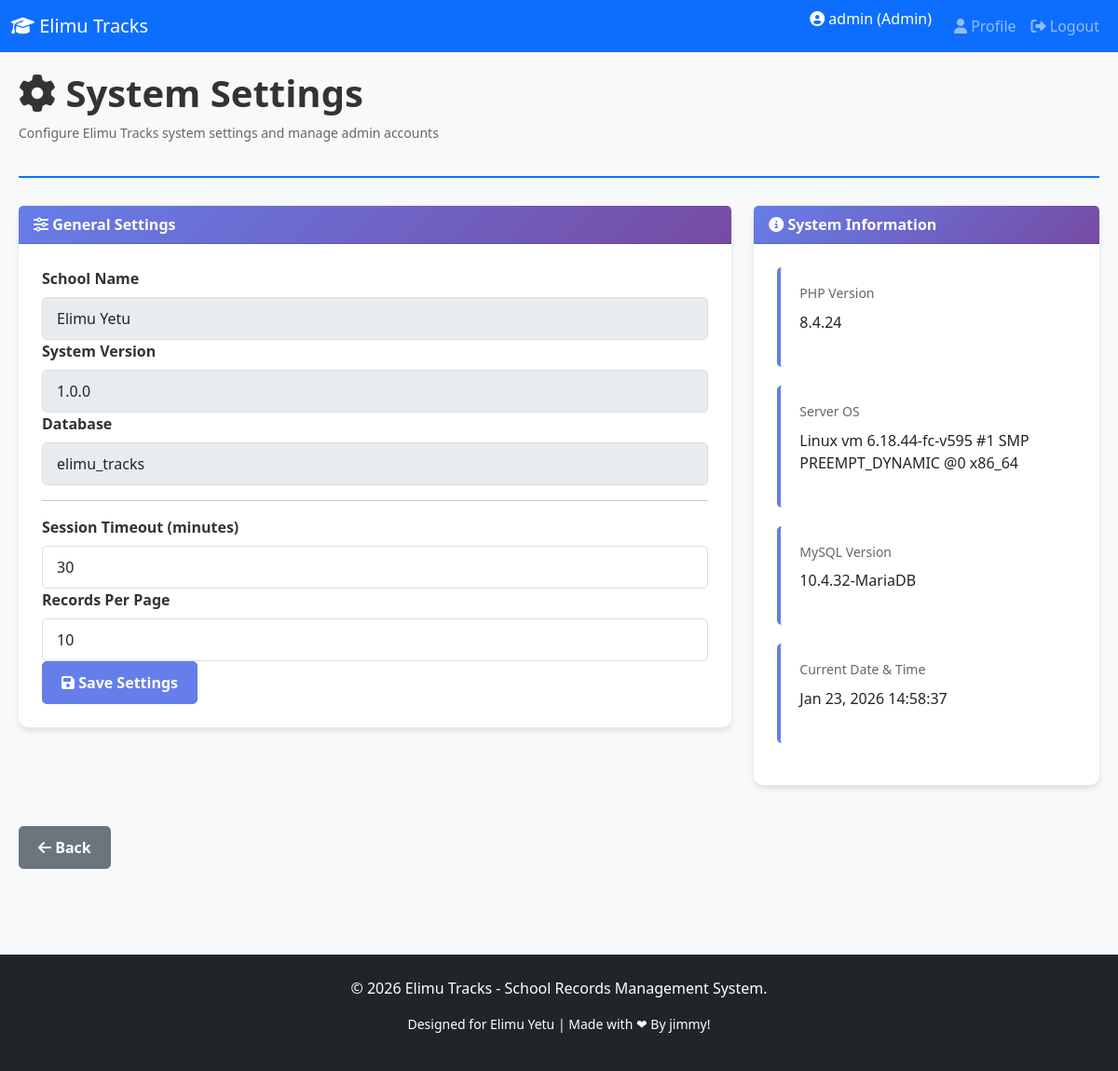
The app's page /admin/settings.php (signed in), older data.
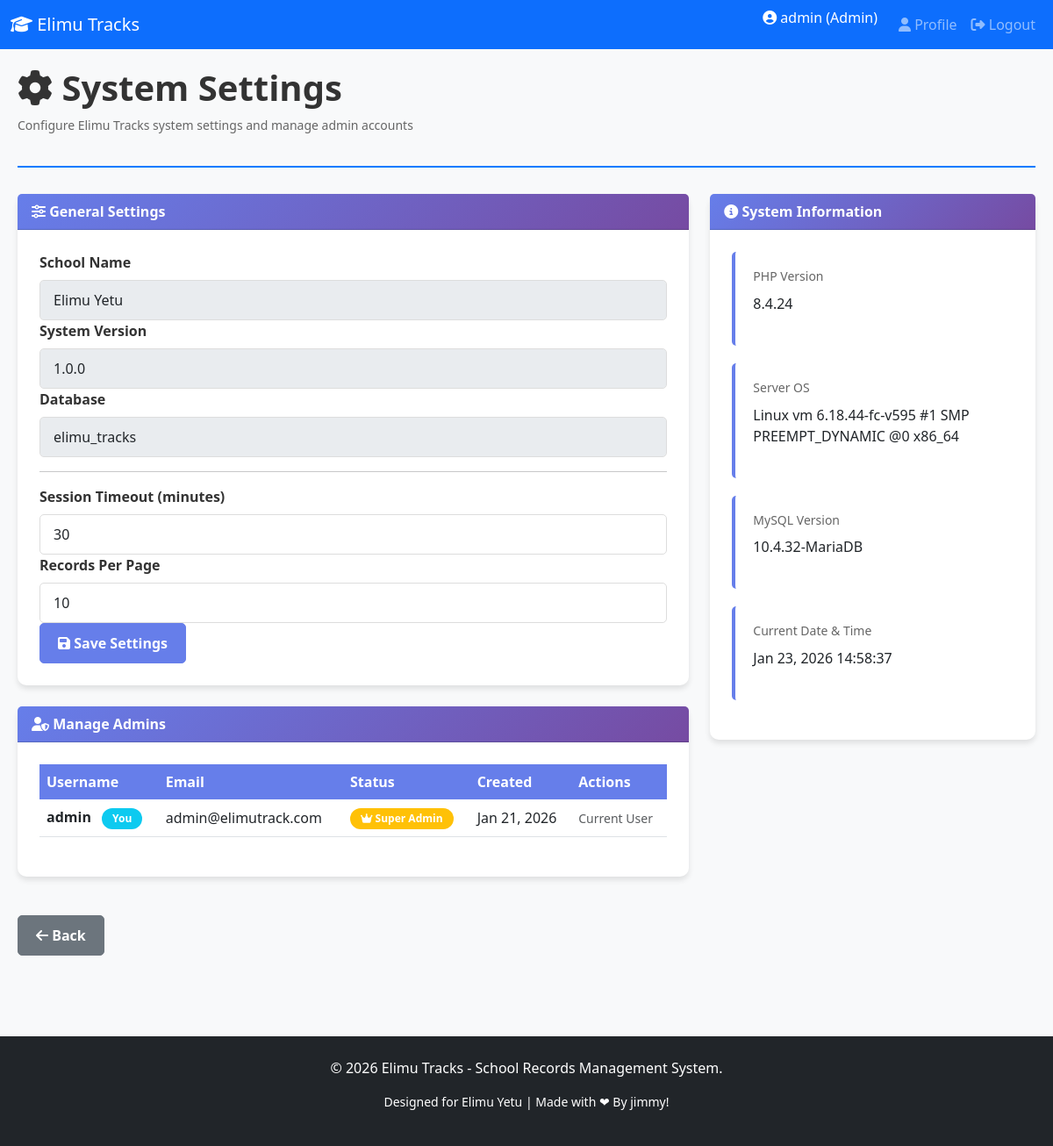
The same page, newer data.
### tables this page shows
CREATE TABLE `users` (
  `id` int(11) NOT NULL,
  `username` varchar(50) NOT NULL,
  `email` varchar(100) NOT NULL,
  `password` varchar(255) NOT NULL,
  `role` enum('admin','teacher','kitchen') NOT NULL DEFAULT 'teacher',
  `department_id` int(11) DEFAULT NULL,
  `is_super_admin` tinyint(1) NOT NULL DEFAULT 0,
  `created_at` timestamp NOT NULL DEFAULT current_timestamp()
);

### includes/auth.php (called while the page is built, shortened)
<?php
function isSuperAdmin() {
    return isset($_SESSION['is_super_admin']) && $_SESSION['is_super_admin'] == 1;
}
?>

### admin/settings.php (the view, shortened to what the changed rows need)
<?php
require_once(__DIR__ . '/../includes/header.php');
require_once(__DIR__ . '/../includes/auth.php');
$admins = $conn->query("
    SELECT id, username, email, is_super_admin, created_at
    FROM users
    WHERE role = 'admin'
    ORDER BY is_super_admin DESC, created_at DESC
");
?>
<div class="dashboard-container">
    <div class="dashboard-header">
        <h1><i class="fas fa-cog"></i> System Settings</h1>
    </div>
    <div class="row">
        <div class="col-lg-8 col-md-12">
            <?php if (isSuperAdmin()): ?>
            <div class="card mt-4">
                <div class="card-header">
                    <i class="fas fa-user-shield"></i> Manage Admins
                </div>
                <div class="card-body">
                    <?php if ($admins->num_rows > 0): ?>
                        <div class="table-responsive">
                            <table class="table table-hover">
                                <thead>
                                    <tr>
                                        <th>Username</th>
                                        <th>Email</th>
                                        <th>Status</th>
                                        <th>Created</th>
                                        <th>Actions</th>
                                    </tr>
                                </thead>
                                <tbody>
                                    <?php while ($row = $admins->fetch_assoc()): ?>
                                        <tr>
                                            <td>
                                                <strong><?php echo htmlspecialchars($row['username']); ?></strong>
                                                <?php if ($row['id'] == $_SESSION['user_id']): ?>
                                                    <span class="badge bg-info ms-2">You</span>
                                                <?php endif; ?>
                                            </td>
                                            <td><?php echo htmlspecialchars($row['email']); ?></td>
                                            <td>
                                                <?php if ($row['is_super_admin']): ?>
                                                    <span class="badge bg-warning"><i class="fas fa-crown"></i> Super Admin</span>
                                                <?php else: ?>
                                                    <span class="badge bg-secondary">Regular Admin</span>
                                                <?php endif; ?>
                                            </td>
                                            <td><?php echo date('M d, Y', strtotime($row['created_at'])); ?></td>
                                            <td>
                                                <?php if ($row['id'] != $_SESSION['user_id']): ?>
                                                    <form method="POST" style="display: inline;">
                                                        <input type="hidden" name="admin_id" value="<?php echo $row['id']; ?>">
                                                        <?php if ($row['is_super_admin']): ?>
                                                            <button type="submit" name="demote_admin" class="btn btn-warning btn-sm" onclick="return confirm('Demote this admin to regular admin?')">
                                                                <i class="fas fa-arrow-down"></i> Demote
                                                            </button>
                                                        <?php else: ?>
                                                            <button type="submit" name="promote_admin" class="btn btn-success btn-sm" onclick="return confirm('Promote this admin to Super Admin?')">
                                                                <i class="fas fa-arrow-up"></i> Promote
                                                            </button>
                                                        <?php endif; ?>
                                                    </form>
                                                <?php else: ?>
                                                    <span class="text-muted small">Current User</span>
                                                <?php endif; ?>
                                            </td>
                                        </tr>
                                    <?php endwhile; ?>
                                </tbody>
                            </table>
                        </div>
                    <?php endif; ?>
                </div>
            </div>
            <?php endif; ?>
        </div>
    </div>
</div>
<?php require_once(__DIR__ . '/../includes/footer.php'); ?>

Row changes from the older to the newer data that the page shows:
now on this page (row edited): users: username "admin", shows "You", email "admin@elimutrack.com", is_super_admin 1 (drawn), created_at "Jan 21, 2026", shows "Current User"
Text that changed along with them:
text now shown: "Manage Admins Username Email Status Created Actions"
